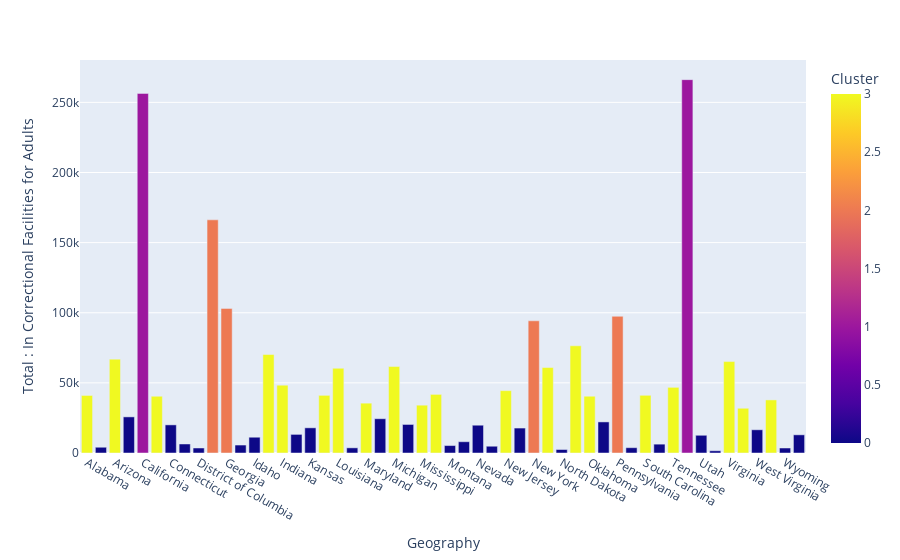

The notebook cell this image was saved under:
### Code cell
createBarChart(runKmeans(full, getX(full), 4), x_axis="Geography", y_axis='Total : In Correctional Facilities for Adults')

### Figure 1 — Plotly figure (JSON) as saved in the notebook; plotly's stock layout.template omitted (floating-point values rounded to 4 significant figures)
{"data": [{"alignmentgroup": "True", "hovertemplate": "Geography=%{x}<br>Total : In Correctional Facilities for Adults=%{y}<br>Cluster=%{marker.color}<extra></extra>", "legendgroup": "", "marker": {"color": [3, 0, 3, 0, 1, 3, 0, 0, 0, 2, 2, 0, 0, 3, 3, 0, 0, 3, 3, 0, 3, 0, 3, 0, 3, 3, 0, 0, 0, 0, 3, 0, 2, 3, 0, 3, 3, 0, 2, 0, 3, 0, 3, 1, 0, 0, 3, 3, 0, 3, 0, 0], "coloraxis": "coloraxis", "pattern": {"shape": ""}}, "name": "", "offsetgroup": "", "orientation": "v", "showlegend": false, "textposition": "auto", "type": "bar", "x": ["Alabama", "Alaska", "Arizona", "Arkansas", "California", "Colorado", "Connecticut", "Delaware", "District of Columbia", "Florida", "Georgia", "Hawaii", "Idaho", "Illinois", "Indiana", "Iowa", "Kansas", "Kentucky", "Louisiana", "Maine", "Maryland", "Massachusetts", "Michigan", "Minnesota", "Mississippi", "Missouri", "Montana", "Nebraska", "Nevada", "New Hampshire", "New Jersey", "New Mexico", "New York", "North Carolina", "North Dakota", "Ohio", "Oklahoma", "Oregon", "Pennsylvania", "Rhode Island", "South Carolina", "South Dakota", "Tennessee", "Texas", "Utah", "Vermont", "Virginia", "Washington", "West Virginia", "Wisconsin", "Wyoming", "Puerto Rico"], "xaxis": "x", "y": [41040, 4106, 66929, 25751, 256407, 40465, 20054, 6439, 3570, 166247, 103117, 5673, 11251, 70218, 48394, 13270, 17952, 41115, 60420, 3679, 35542, 24435, 61639, 20355, 34093, 41797, 5312, 8045, 19815, 4829, 44451, 17791, 94253, 60931, 2488, 76432, 40482, 22166, 97472, 3779, 41146, 6312, 46813, 266201, 12636, 1590, 65190, 31902, 16559, 37850, 3556, 12965], "yaxis": "y"}], "layout": {"barmode": "relative", "coloraxis": {"colorbar": {"title": {"text": "Cluster"}}, "colorscale": [[0, "#0d0887"], [0.1111, "#46039f"], [0.2222, "#7201a8"], [0.3333, "#9c179e"], [0.4444, "#bd3786"], [0.5556, "#d8576b"], [0.6667, "#ed7953"], [0.7778, "#fb9f3a"], [0.8889, "#fdca26"], [1, "#f0f921"]]}, "legend": {"tracegroupgap": 0}, "margin": {"t": 60}, "xaxis": {"anchor": "y", "domain": [0, 1], "title": {"text": "Geography"}}, "yaxis": {"anchor": "x", "domain": [0, 1], "title": {"text": "Total : In Correctional Facilities for Adults"}}}}
